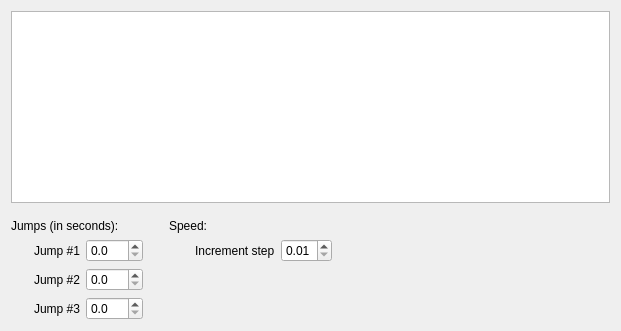
     <widget class="QWidget" name="shortcutsTab">
      <attribute name="title">
       <string>Keyboard</string>
      </attribute>
      <layout class="QVBoxLayout" name="verticalLayout">
       <item>
        <widget class="NShortcutEditorWidget" name="shortcutEditorWidget"/>
       </item>
       <item>
        <spacer name="verticalSpacer_6">
         <property name="orientation">
          <enum>Qt::Vertical</enum>
         </property>
         <property name="sizeType">
          <enum>QSizePolicy::Fixed</enum>
         </property>
         <property name="sizeHint" stdset="0">
          <size>
           <width>20</width>
           <height>10</height>
          </size>
         </property>
        </spacer>
       </item>
       <item>
        <layout class="QGridLayout" name="gridLayout_2">
         <item row="0" column="0" colspan="3">
          <widget class="QLabel" name="jumpsLabel">
           <property name="text">
            <string>Jumps (in seconds):</string>
           </property>
          </widget>
         </item>
         <item row="0" column="4" colspan="2">
          <widget class="QLabel" name="speedLabel">
           <property name="text">
            <string>Speed:</string>
           </property>
          </widget>
         </item>
         <!--item row="0" column="8" colspan="2">
          <widget class="QLabel" name="pitchLabel">
           <property name="text">
            <string>Pitch:</string>
           </property>
          </widget>
         </item-->
         <item row="1" column="1">
          <widget class="QLabel" name="jump1Label">
           <property name="text">
            <string>Jump #1</string>
           </property>
          </widget>
         </item>
         <item row="1" column="2">
          <widget class="QDoubleSpinBox" name="jump1DoubleSpinBox">
           <property name="decimals">
            <number>1</number>
           </property>
           <property name="singleStep">
            <double>0.100000000000000</double>
           </property>
          </widget>
         </item>
         <item row="1" column="5">
          <widget class="QLabel" name="speedStepLabel">
           <property name="text">
            <string>Increment step</string>
           </property>
          </widget>
         </item>
         <item row="1" column="6">
          <widget class="QDoubleSpinBox" name="speedStepDoubleSpinBox">
           <property name="minimum">
            <double>0.010000000000000</double>
           </property>
           <property name="maximum">
            <double>0.100000000000000</double>
           </property>
           <property name="singleStep">
            <double>0.010000000000000</double>
           </property>
          </widget>
         </item>
         <!--item row="1" column="9">
          <widget class="QLabel" name="pitchStepLabel">
           <property name="text">
            <string>Increment step</string>
           </property>
          </widget>
         </item>
         <item row="1" column="10">
          <widget class="QDoubleSpinBox" name="pitchStepDoubleSpinBox">
           <property name="minimum">
            <double>0.010000000000000</double>
           </property>
           <property name="maximum">
            <double>0.100000000000000</double>
           </property>
           <property name="singleStep">
            <double>0.010000000000000</double>
           </property>
          </widget>
         </item-->
         <item row="2" column="0">
          <spacer name="horizontalSpacer_8">
           <property name="orientation">
            <enum>Qt::Horizontal</enum>
           </property>
           <property name="sizeType">
            <enum>QSizePolicy::Fixed</enum>
           </property>
           <property name="sizeHint" stdset="0">
            <size>
             <width>17</width>
             <height>23</height>
            </size>
           </property>
          </spacer>
         </item>
         <item row="2" column="1">
          <widget class="QLabel" name="jump2Label">
           <property name="text">
            <string>Jump #2</string>
           </property>
          </widget>
         </item>
         <item row="2" column="2">
          <widget class="QDoubleSpinBox" name="jump2DoubleSpinBox">
           <property name="decimals">
            <number>1</number>
           </property>
           <property name="singleStep">
            <double>0.100000000000000</double>
           </property>
          </widget>
         </item>
         <item row="2" column="3">
          <spacer name="horizontalSpacer_10">
           <property name="orientation">
            <enum>Qt::Horizontal</enum>
           </property>
           <property name="sizeType">
            <enum>QSizePolicy::Fixed</enum>
           </property>
           <property name="sizeHint" stdset="0">
            <size>
             <width>20</width>
             <height>17</height>
            </size>
           </property>
          </spacer>
         </item>
         <item row="2" column="4">
          <spacer name="horizontalSpacer_11">
           <property name="orientation">
            <enum>Qt::Horizontal</enum>
           </property>
           <property name="sizeType">
            <enum>QSizePolicy::Fixed</enum>
           </property>
           <property name="sizeHint" stdset="0">
            <size>
             <width>20</width>
             <height>17</height>
            </size>
           </property>
          </spacer>
         </item>
         <item row="2" column="7">
          <spacer name="horizontalSpacer_14">
           <property name="orientation">
            <enum>Qt::Horizontal</enum>
           </property>
           <property name="sizeType">
            <enum>QSizePolicy::Fixed</enum>
           </property>
           <property name="sizeHint" stdset="0">
            <size>
             <width>20</width>
             <height>17</height>
            </size>
           </property>
          </spacer>
         </item>
         <item row="2" column="8">
          <spacer name="horizontalSpacer_12">
           <property name="orientation">
            <enum>Qt::Horizontal</enum>
           </property>
           <property name="sizeType">
            <enum>QSizePolicy::Fixed</enum>
           </property>
           <property name="sizeHint" stdset="0">
            <size>
             <width>20</width>
             <height>17</height>
            </size>
           </property>
          </spacer>
         </item>
         <item row="2" column="11">
          <spacer name="horizontalSpacer_7">
           <property name="orientation">
            <enum>Qt::Horizontal</enum>
           </property>
           <property name="sizeHint" stdset="0">
            <size>
             <width>238</width>
             <height>23</height>
            </size>
           </property>
          </spacer>
         </item>
         <item row="3" column="1">
          <widget class="QLabel" name="jump3Label">
           <property name="text">
            <string>Jump #3</string>
           </property>
          </widget>
         </item>
         <item row="3" column="2">
          <widget class="QDoubleSpinBox" name="jump3DoubleSpinBox">
           <property name="decimals">
            <number>1</number>
           </property>
           <property name="singleStep">
            <double>0.100000000000000</double>
           </property>
          </widget>
         </item>
        </layout>
       </item>
      </layout>
     </widget>
